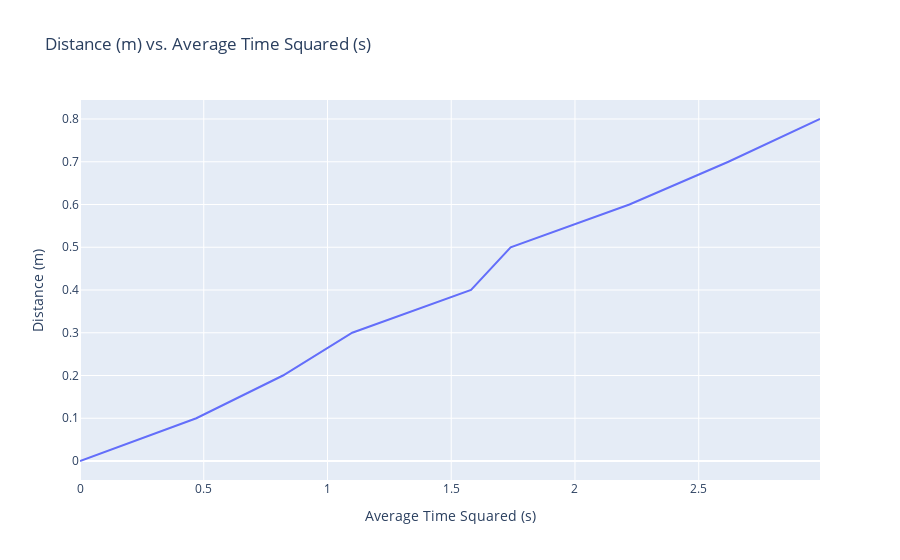

The notebook cell saved with this chart:
### Code cell
x = [0.0, 0.47, 0.82, 1.1, 1.58, 1.74, 2.22, 2.62, 2.99]
y = [0.0, 0.1, 0.2, 0.3, 0.4, 0.5, 0.6, 0.7, 0.8]
fig = px.line(
    x=x, 
    y=y, 
    title='Distance (m) vs. Average Time Squared (s)', 
    labels={'x': 'Average Time Squared (s)', 'y': 'Distance (m)'}
)
fig.show()

### Figure 1 — Plotly figure (JSON) as saved in the notebook; plotly's stock layout.template omitted (floating-point values rounded to 4 significant figures)
{"data": [{"hovertemplate": "Average Time Squared (s)=%{x}<br>Distance (m)=%{y}<extra></extra>", "legendgroup": "", "line": {"color": "#636efa", "dash": "solid"}, "marker": {"symbol": "circle"}, "mode": "lines", "name": "", "orientation": "v", "showlegend": false, "type": "scatter", "x": [0, 0.47, 0.82, 1.1, 1.58, 1.74, 2.22, 2.62, 2.99], "xaxis": "x", "y": [0, 0.1, 0.2, 0.3, 0.4, 0.5, 0.6, 0.7, 0.8], "yaxis": "y"}], "layout": {"legend": {"tracegroupgap": 0}, "title": {"text": "Distance (m) vs. Average Time Squared (s)"}, "xaxis": {"anchor": "y", "domain": [0, 1], "title": {"text": "Average Time Squared (s)"}}, "yaxis": {"anchor": "x", "domain": [0, 1], "title": {"text": "Distance (m)"}}}}
